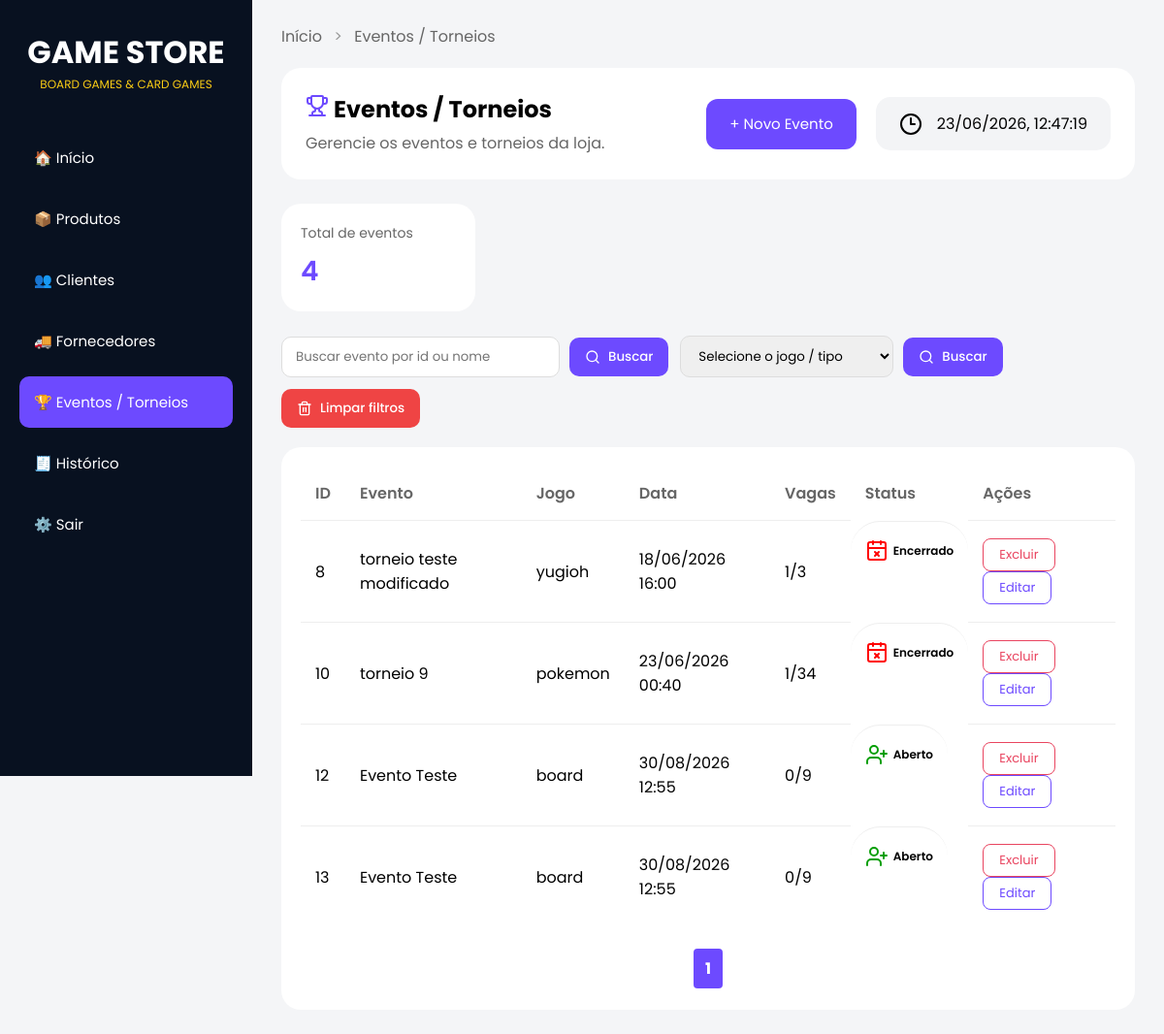
Screenshot of /eventos (signed in) with the database file from the repository.
### tables this page shows
CREATE TABLE eventos (
            id INTEGER PRIMARY KEY AUTOINCREMENT,
            nome TEXT NOT NULL,
            jogo TEXT NOT NULL,
            data TEXT NOT NULL,
            vagas INTEGER NOT NULL
        );

### routes.py (the view)
@app.route("/eventos")
@login_required
def eventos():
    criar_tabela_eventos()
    eventos = carregar_eventos()
    dados = paginar(eventos, 5)
    return render_template(
        "eventos.html",
        eventos=dados["itens"],
        pagina=dados["pagina"],
        total_paginas=dados["total_paginas"],
        total_eventos=len(eventos),
        modo="criar",
        em_busca=False
    )

### database.py (called while the page is built)
def conectar():
    return sqlite3.connect(CAMINHO_BANCO)

### modules/eventos.py (called while the page is built)
def adicionar_status_eventos(lista):
    eventos_com_status = []
    for evento in lista:
        vagas = vagas_disponiveis(evento[0])
        status = obter_status_evento(
            evento[3],
            vagas
        )
        vagasOcupadas = evento[4] - vagas
        evento = list(evento)
        evento[3] = formatar_data(evento[3])
        evento.append(vagasOcupadas)
        evento.append(status)
        eventos_com_status.append(evento)
    return eventos_com_status

def carregar_eventos():
    lista = listar_eventos()
    return adicionar_status_eventos(lista)

def criar_tabela_eventos():
    conn = conectar()
    cursor = conn.cursor()
    cursor.execute("""
        CREATE TABLE IF NOT EXISTS eventos (
            id INTEGER PRIMARY KEY AUTOINCREMENT,
            nome TEXT NOT NULL,
            jogo TEXT NOT NULL,
            data TEXT NOT NULL,
            vagas INTEGER NOT NULL
        )
    """)
    conn.commit()
    conn.close()

def listar_eventos():
    conn = conectar()
    cursor = conn.cursor()
    cursor.execute("SELECT * FROM eventos") # seleciona tudo da tabela eventos
    eventos = cursor.fetchall()
    conn.close()
    return eventos # retorna tudo q selecionamos com o fetchall

def obter_status_evento(data_evento, vagas_disponiveis):
    data_evento = datetime.strptime( data_evento, "%Y-%m-%dT%H:%M" ) #tranforma de: "2026-06-13T18:00" para:  (2026, 6, 13, 18, 0)
    agora = datetime.now() #hora de agr no msm formato de cima
    if data_evento < agora:
        return "Encerrado"
    elif vagas_disponiveis <= 0:
        return "Lotado"
    else:
        return "Aberto"

### modules/inscricoes.py (called while the page is built)
def contar_inscricoes(id_evento): #Verifica para editar evento
    conn = conectar()
    cursor = conn.cursor()
    cursor.execute("""
        SELECT COUNT(*)
        FROM inscricoes
        WHERE  id_evento = ?""", (id_evento,))
    quantidade = cursor.fetchone()[0]
    conn.commit()
    conn.close()
    return quantidade

def buscar_vagas_evento(id_evento): # Para o load
    conn = conectar()
    cursor = conn.cursor()
    cursor.execute("""
        SELECT vagas
        FROM eventos
        WHERE  id = ?""", (id_evento,))
    vagas = cursor.fetchone()[0]
    conn.commit()
    conn.close()
    return vagas

def vagas_disponiveis(id_evento): #multiuso
    vagas_totais = buscar_vagas_evento(id_evento)
    inscritos = contar_inscricoes(id_evento)
    vagas_disponiveis = vagas_totais - inscritos
    return vagas_disponiveis

### templates/eventos.html (shortened to what this page needs)
<!doctype html>
<html lang="pt-BR">
<head>
  <link rel="stylesheet" href="{{ url_for('static', filename='eventos.css') }}" />
</head>
<body>
  <div class="sidebar">
    <div class="logo">
      <h1>GAME STORE</h1>
      <p>BOARD GAMES & CARD GAMES</p>
    </div>
    <div class="menu">
      <a href="/">🏠 Início</a>
      <a href="/produtos">📦 Produtos</a>
      <a href="/clientes">👥 Clientes</a>
      <a href="/fornecedores">🚚 Fornecedores</a>
      <a href="/eventos" class="active">🏆 Eventos / Torneios</a>
      <a href="/historico">🧾 Histórico</a>
      <a href="/logout">⚙️ Sair</a>
    </div>
  </div>
  <main class="main">
    <div class="breadcrumb">
      <a href="/">Início</a>
      <span>></span>
      <a href="/eventos">Eventos / Torneios</a>
    </div>
    <section class="topo">
      <div class="titulo-subt">
        <h1><i data-lucide="trophy" class="lucide-trophy"></i> Eventos / Torneios</h1>
        <p>Gerencie os eventos e torneios da loja.</p>
      </div>
      <div class="botoes-titulo">
        <button class="new-event" onclick="toggleFormulario()">+ Novo Evento</button>
      </div>
      <div class="data">
        <i data-lucide="clock-3"></i>
        <time id="data-hora" class="data-textos"></time>
      </div>
    </section>
    <div class="card-resumo">
      <div class="resumo-item">
        <span class="resumo-label">Total de eventos</span>
        <strong class="resumo-valor">{{ total_eventos }}</strong>
      </div>
    </div>
    <div class="filtros">
      <form action="/eventos/busca" method="POST" class="form-busca">
        <input type="text" name="busca" placeholder="Buscar evento por id ou nome" required>
        <button type="submit" class="btn-filter"><i data-lucide="search" class="lucide-btn"></i> Buscar</button>
      </form>
      <form action="/eventos/busca-tipo" method="POST" class="form-busca">
        <select name="tipo" class="tipos-select" required>
          <option value="" disabled selected>Selecione o jogo / tipo</option>
        </select>
        <button type="submit" class="btn-filter"><i data-lucide="search" class="lucide-btn"></i> Buscar</button>
      </form>
      <form class="form-nofiltros" action="/eventos">
        <button type="submit" class="btn-clear"><i data-lucide="trash-2" class="lucide-btn"></i> Limpar filtros</button>
      </form>
    </div>
    <div class="card-tabela">
      <table class="tabela-eventos">
        <thead>
          <tr>
            <th>ID</th>
            <th>Evento</th>
            <th>Jogo</th>
            <th>Data</th>
            <th>Vagas</th>
            <th>Status</th>
            <th>Ações</th>
          </tr>
        </thead>
        <tbody>
          {% if eventos %}
          {% for evento in eventos %}
          <tr>
            <td>{{ evento[0] }}</td>
            <td>{{ evento[1] }}</td>
            <td>{{ evento[2] }}</td>
            <td>{{ evento[3] }}</td>
            <td>{{ evento[5] }}/{{ evento[4] }}</td>
            {% if evento[6] == "Encerrado" %}
            <td class="status"><i data-lucide="calendar-x" class="lucide-status" id="calendar-x"></i> {{ evento[6] }}
            </td>
            {% elif evento[6] == "Lotado" %}
            <td class="status"><i data-lucide="user-round-x" class="lucide-status" id="user-round-x"></i> {{ evento[6]
              }}</td>
            {% else %}
            <td class="status"><i data-lucide="user-plus" class="lucide-status" id="user-plus"></i> {{ evento[6] }}</td>
            {% endif %}
            <td>
              <form action="/eventos/excluir/{{ evento[0] }}" method="POST" style="display:inline;">
                <button type="submit" class="btn-excluir">Excluir</button>
              </form>
              <form action="/eventos/editar/{{ evento[0] }}" method="GET" style="display:inline;">
                <button type="submit" class="btn-editar">Editar</button>
              </form>
            </td>
          </tr>
          {% endfor %}
          {% else %}
          <tr>
            <td colspan="8">Nenhum evento encontrado</td>
          </tr>
          {% endif %}
        </tbody>
      </table>
      {% if not em_busca %}
      <div class="paginacao">
        {% for p in range(1, total_paginas + 1) %}
        <a href="?pagina={{ p }}" {% if p==pagina %}class="ativo" {% endif %}>
          {{ p }}
        </a>
        {% endfor %}
      </div>
      {% endif %}
    </div>
  </main>
</body>
</html>

### static/eventos.css (style rules this page uses)
* { margin: 0; padding: 0; box-sizing: border-box; font-family: "Poppins", sans-serif; }
body { background: #f4f5f7; display: flex; }
.sidebar { width: 260px; height: 100vh; background: #081120; color: white; padding: 30px 20px; position: fixed; }
.logo { text-align: center; margin-bottom: 40px; }
.logo h1 { font-size: 32px; }
.logo p { color: #facc15; font-size: 12px; }
.menu { display: flex; flex-direction: column; gap: 10px; }
.menu a { text-decoration: none; color: white; padding: 15px; border-radius: 10px; transition: 0.3s; font-size: 15px; }
.menu a:hover, .menu a.active { background: #6d4aff; }
.main { margin-left: 260px; width: calc(100% - 260px); padding: 25px 30px; }
.breadcrumb { margin-bottom: 20px; }
.breadcrumb a { text-decoration: none; color: #666; }
.breadcrumb span { margin: 0 8px; color: #999; }
.topo { display: flex; align-items: center; gap: 20px; background: white; padding: 25px; border-radius: 20px; margin-bottom: 25px; }
.titulo-subt { flex: 1; }
.titulo-subt h1 { margin-bottom: 5px; }
.titulo-subt p { color: #666; }
.lucide-trophy { color: #6d4aff; }
.botoes-titulo { display: flex; gap: 10px; }
.new-event { height: 52px; padding: 0 24px; border: none; border-radius: 12px; font-size: 15px; cursor: pointer; transition: 0.3s; background: #6d4aff; color: white; font-family: "Poppins", sans-serif; }
.data { display: flex; align-items: center; gap: 15px; background: #f3f4f6; padding: 15px 24px; border-radius: 15px; }
.card-resumo { display: flex; gap: 16px; margin-bottom: 25px; }
.resumo-item { background: white; border-radius: 20px; padding: 20px; min-width: 200px; }
.resumo-label { font-size: 14px; color: #666; display: block; margin-bottom: 8px; }
.resumo-valor { font-size: 28px; color: #6d4aff; font-weight: 600; }
.filtros { display: flex; flex-wrap: wrap; gap: 12px; margin-bottom: 20px; align-items: center; }
.form-busca, .form-nofiltros { display: flex; gap: 10px; align-items: center; }
.form-busca input, .tipos-select { padding: 10px 14px; border: 1px solid #ddd; border-radius: 10px; min-width: 220px; font-family: "Poppins", sans-serif; }
.btn-filter, .btn-clear { border: none; border-radius: 10px; padding: 10px 16px; cursor: pointer; font-weight: 500; transition: 0.3s; font-family: "Poppins", sans-serif; display: flex; align-items: center; gap: 8px; }
.btn-filter { background: #6d4aff; color: white; }
.btn-clear { background: #ef4444; color: white; }
.lucide-btn { width: 16px; height: 16px; }
.card-tabela { background: white; border-radius: 20px; padding: 20px; overflow-x: auto; }
.tabela-eventos { width: 100%; border-collapse: collapse; min-width: 800px; }
.tabela-eventos th { text-align: left; color: #666; font-weight: 600; padding: 15px; }
.tabela-eventos td { padding: 18px 15px; border-top: 1px solid #eee; }
.status { display: inline-flex; align-items: center; justify-content: center; min-width: 90px; padding: 6px 12px; border-radius: 999px; font-size: 12px; font-weight: 600; }
.lucide-status { margin-right: 5px; }
#user-plus { color: rgb(4, 158, 4); }
#calendar-x { color: red; }
.btn-editar { background: none; border: 1px solid #6d4aff; color: #6d4aff; padding: 6px 16px; border-radius: 8px; font-size: 13px; cursor: pointer; font-family: "Poppins", sans-serif; transition: 0.3s; margin-right: 6px; }
.btn-excluir { background: none; border: 1px solid #e94560; color: #e94560; padding: 6px 16px; border-radius: 8px; font-size: 13px; cursor: pointer; font-family: "Poppins", sans-serif; transition: 0.3s; }
.paginacao { display: flex; justify-content: center; gap: 8px; margin-top: 20px; }
.paginacao a { text-decoration: none; padding: 8px 12px; border-radius: 6px; background: #6d4aff; color: white; }
.paginacao a.ativo { font-weight: bold; border: 2px solid white; }

### rows the page displays
eventos: id "8", nome "torneio teste modificado", jogo "yugioh", data "18/06/2026 16:00", evento "1", vagas "3", evento "Encerrado"
eventos: id "10", nome "torneio 9", jogo "pokemon", data "23/06/2026 00:40", evento "1", vagas "34", evento "Encerrado"
eventos: id "12", nome "Evento Teste", jogo "board", data "30/08/2026 12:55", evento "0", vagas "9", evento "Aberto"
eventos: id "13", nome "Evento Teste", jogo "board", data "30/08/2026 12:55", evento "0", vagas "9", evento "Aberto"

### other values shown
{{ total_eventos }} "4"
{{ p }} "1"
